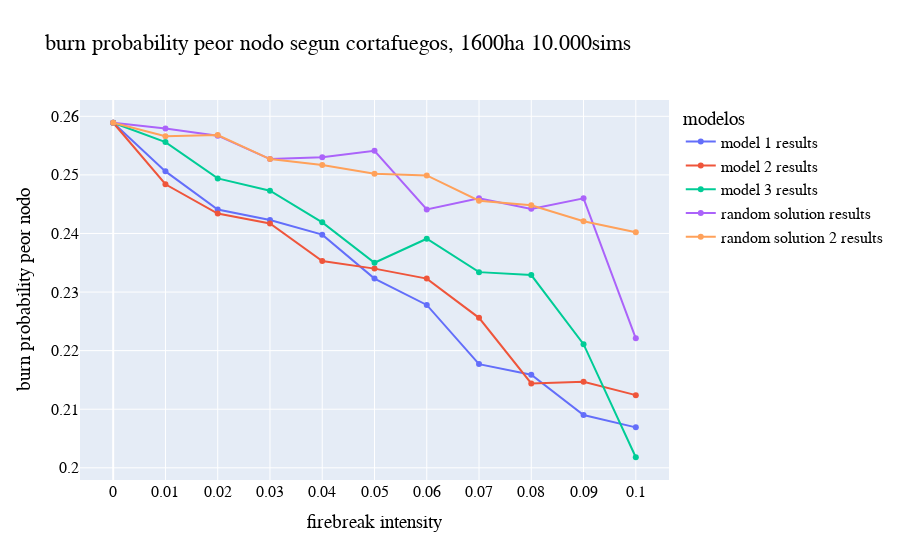

Notebook code cell kept with this figure:
### Code cell
# grafico para fo2 --------
fig = go.Figure(go.Scatter(x = intensidad, y = list(i[1] for i in m1_results), name = 'model 1 results'))

fig.add_scatter(x = intensidad, y = list(i[1] for i in m2_results), name = 'model 2 results')
fig.add_scatter(x = intensidad, y = list(i[1] for i in m3_results), name = 'model 3 results')
fig.add_scatter(x = intensidad, y = list(i[1] for i in rd_results), name = 'random solution results')
fig.add_scatter(x = intensidad, y = list(i[1] for i in rd2_results), name = 'random solution 2 results')


fig.update_layout(
    xaxis = dict(
        tickmode = 'linear',
        tick0 = 0,
        dtick = 0.01),
    title="burn probability peor nodo segun cortafuegos, 1600ha 10.000sims",
    xaxis_title="firebreak intensity",
    yaxis_title="burn probability peor nodo",
    legend_title="modelos",
    font=dict(
        family="Arial",
        size=16,
        color="Black"))

fig.show()

### Figure 1 — Plotly figure (JSON) as saved in the notebook; plotly's stock layout.template omitted (floating-point values rounded to 4 significant figures)
{"data": [{"name": "model 1 results", "type": "scatter", "x": [0, 0.01, 0.02, 0.03, 0.04, 0.05, 0.06, 0.07, 0.08, 0.09, 0.1], "y": [0.2589, 0.2506, 0.2441, 0.2423, 0.2398, 0.2323, 0.2278, 0.2177, 0.2159, 0.209, 0.2069]}, {"name": "model 2 results", "type": "scatter", "x": [0, 0.01, 0.02, 0.03, 0.04, 0.05, 0.06, 0.07, 0.08, 0.09, 0.1], "y": [0.2589, 0.2484, 0.2434, 0.2417, 0.2353, 0.234, 0.2323, 0.2256, 0.2144, 0.2147, 0.2124]}, {"name": "model 3 results", "type": "scatter", "x": [0, 0.01, 0.02, 0.03, 0.04, 0.05, 0.06, 0.07, 0.08, 0.09, 0.1], "y": [0.2589, 0.2556, 0.2494, 0.2473, 0.2419, 0.235, 0.2391, 0.2334, 0.2329, 0.2211, 0.2018]}, {"name": "random solution results", "type": "scatter", "x": [0, 0.01, 0.02, 0.03, 0.04, 0.05, 0.06, 0.07, 0.08, 0.09, 0.1], "y": [0.2589, 0.2579, 0.2567, 0.2527, 0.253, 0.2541, 0.2441, 0.246, 0.2442, 0.246, 0.2221]}, {"name": "random solution 2 results", "type": "scatter", "x": [0, 0.01, 0.02, 0.03, 0.04, 0.05, 0.06, 0.07, 0.08, 0.09, 0.1], "y": [0.2589, 0.2566, 0.2568, 0.2527, 0.2517, 0.2502, 0.2499, 0.2456, 0.2448, 0.2421, 0.2402]}], "layout": {"font": {"color": "Black", "family": "Arial", "size": 16}, "legend": {"title": {"text": "modelos"}}, "title": {"text": "burn probability peor nodo segun cortafuegos, 1600ha 10.000sims"}, "xaxis": {"dtick": 0.01, "tick0": 0, "tickmode": "linear", "title": {"text": "firebreak intensity"}}, "yaxis": {"title": {"text": "burn probability peor nodo"}}}}
